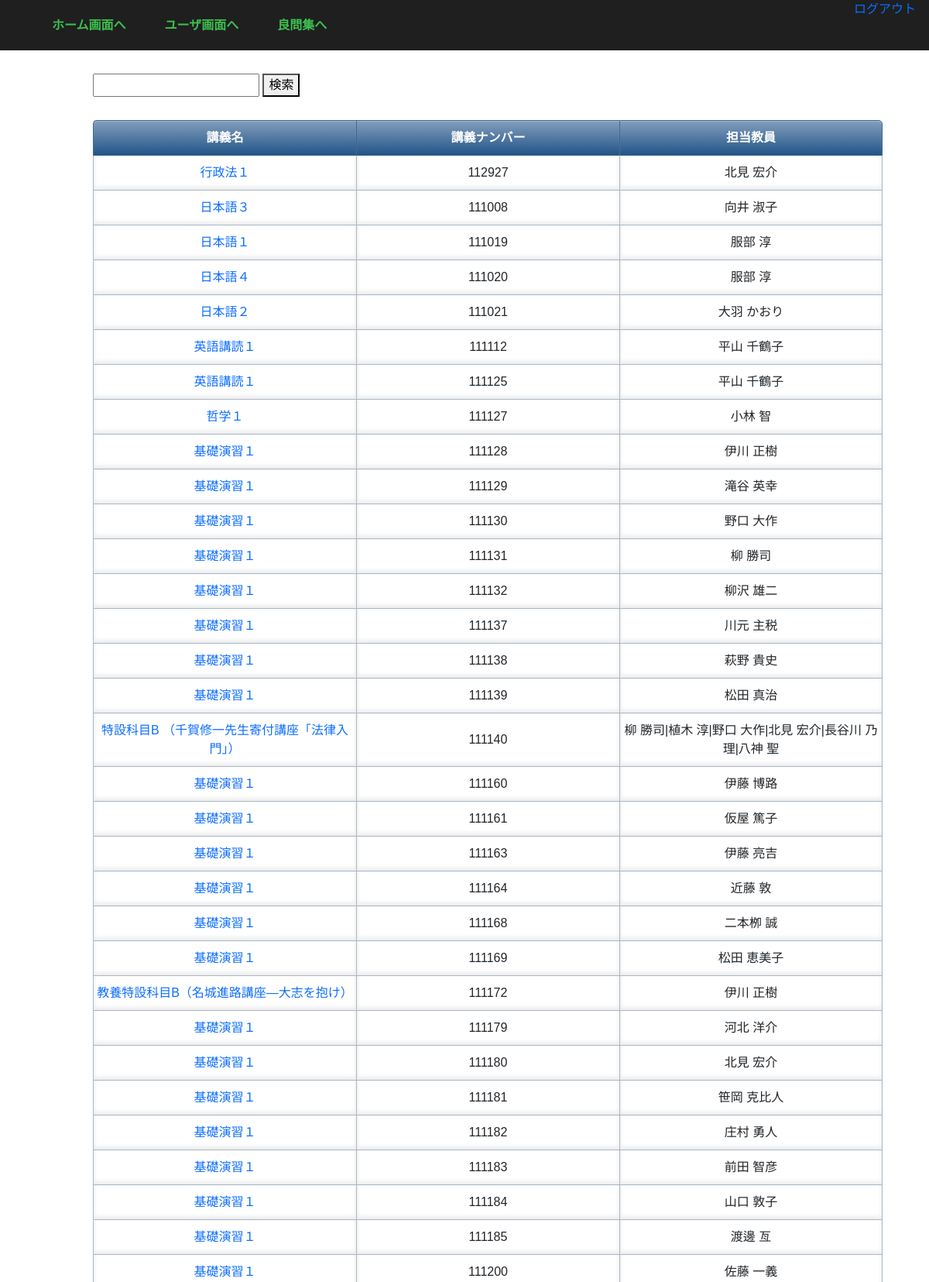
The page /questions/lecture_list/1 (signed in, upper part) on the database its author committed.
### questions/models.py (models this page shows, shortened)
class Lectures(models.Model):
    lecture = models.CharField(max_length=150)
    lecture_number = models.IntegerField()
    lecture_teacher = models.CharField(max_length=255)
    subject = models.ForeignKey(
        Subjects, on_delete=models.CASCADE
    )
    class Meta:
        db_table = 'lectures'
        verbose_name_plural = '講義名'

### questions/views.py (the view, shortened to what this page needs)
# urls.py: path('lecture_list/<int:subject_id>', LectureListView.as_view(), name='lecture_list'),
class LectureListView(LoginRequiredMixin, ListView):
    model = Lectures
    template_name = 'questions/lecture_list.html'
    def get_queryset(self):
        subject_id = self.kwargs['subject_id']
        queryset = Lectures.objects.filter(subject_id=subject_id)
        keyword = self.request.GET.get('keyword')
        return queryset
    def get_context_data(self, **kwargs):
        context = super().get_context_data(**kwargs)
        subject_id = int(self.kwargs['subject_id'])
        context['subject_id'] = subject_id
        return context

### templates/questions/lecture_list.html
{% extends 'base.html' %}
{% block content %}
<form method="GET" action="{% url 'questions:lecture_list' subject_id=subject_id %}">
  <div class="search-wrapper">
    <input type="text" name="keyword">
    <button type="submit">検索</button>
  </div>
</form>
<div class="lecture-wrapper">
  <table>
    <tr>
      <th>講義名</th>
      <th>講義ナンバー</th>
      <th>担当教員</th>
    </tr>
    {% for object in object_list %}
    <tr>
      <td><a href="{% url 'questions:question_list' object.id %}">{{ object.lecture }}</a></td>
      <td>{{ object.lecture_number }}</td>
      <td>{{ object.lecture_teacher }}</td>
    </tr>
    {% endfor %}
  </table>
</div>
{% endblock %}

### static/assets/css/base.css (style rules this page uses)
* { box-sizing: border-box; }
body { margin: 0; font-family: "メイリオ", "Meiryo", "ヒラギノ角ゴ Pro W3", "Hiragino Kaku Gothic Pro", "ＭＳ Ｐゴシック", sans-serif; }
a { text-decoration: none; }
.search-wrapper { margin-left: 10%; margin-right: 10%; margin-top: 30px; }
.lecture-wrapper { margin-left: 10%; margin-right: 5%; margin-top: 30px; }
table { width: 100%; border-collapse:separate; border-spacing: 0; }
table th:first-child { border-radius: 5px 0 0 0; }
table th:last-child { border-radius: 0 5px 0 0; border-right: 1px solid #3c6690; }
table th { text-align: center; color:white; background: linear-gradient(#829ebc,#225588); border-left: 1px solid #3c6690; border-top: 1px solid #3c6690; border-bottom: 1px solid #3c6690; box-shadow: 0px 1px 1px rgba(255,255,255,0.3) inset; width: 25%; padding: 10px 0; }
table td { text-align: center; border-left: 1px solid #a8b7c5; border-bottom: 1px solid #a8b7c5; border-top:none; box-shadow: 0px -3px 5px 1px #eee inset; width: 25%; padding: 10px 0; }
table td:last-child { border-right: 1px solid #a8b7c5; }

### rows shown on the page
Lectures: lecture "行政法１", lecture_number "112927", lecture_teacher "北見 宏介"
Lectures: lecture "日本語３", lecture_number "111008", lecture_teacher "向井 淑子"
Lectures: lecture "日本語１", lecture_number "111019", lecture_teacher "服部 淳"
Lectures: lecture "日本語４", lecture_number "111020", lecture_teacher "服部 淳"
Lectures: lecture "日本語２", lecture_number "111021", lecture_teacher "大羽 かおり"
Lectures: lecture "英語講読１", lecture_number "111112", lecture_teacher "平山 千鶴子"
Lectures: lecture "英語講読１", lecture_number "111125", lecture_teacher "平山 千鶴子"
Lectures: lecture "哲学１", lecture_number "111127", lecture_teacher "小林 智"
Lectures: lecture "基礎演習１", lecture_number "111128", lecture_teacher "伊川 正樹"
Lectures: lecture "基礎演習１", lecture_number "111129", lecture_teacher "滝谷 英幸"
Lectures: lecture "基礎演習１", lecture_number "111130", lecture_teacher "野口 大作"
Lectures: lecture "基礎演習１", lecture_number "111131", lecture_teacher "柳 勝司"
Lectures: lecture "基礎演習１", lecture_number "111132", lecture_teacher "柳沢 雄二"
Lectures: lecture "基礎演習１", lecture_number "111137", lecture_teacher "川元 主税"
Lectures: lecture "基礎演習１", lecture_number "111138", lecture_teacher "萩野 貴史"
Lectures: lecture "基礎演習１", lecture_number "111139", lecture_teacher "松田 真治"
Lectures: lecture "特設科目B （千賀修一先生寄付講座「法律入門」）", lecture_number "111140", lecture_teacher "柳 勝司|植木 淳|野口 大作|北見 宏介|長谷川 乃理|八神 聖"
Lectures: lecture "基礎演習１", lecture_number "111160", lecture_teacher "伊藤 博路"
Lectures: lecture "基礎演習１", lecture_number "111161", lecture_teacher "仮屋 篤子"
Lectures: lecture "基礎演習１", lecture_number "111163", lecture_teacher "伊藤 亮吉"
Lectures: lecture "基礎演習１", lecture_number "111164", lecture_teacher "近藤 敦"
Lectures: lecture "基礎演習１", lecture_number "111168", lecture_teacher "二本栁 誠"
Lectures: lecture "基礎演習１", lecture_number "111169", lecture_teacher "松田 恵美子"
Lectures: lecture "教養特設科目B（名城進路講座―大志を抱け）", lecture_number "111172", lecture_teacher "伊川 正樹"
Lectures: lecture "基礎演習１", lecture_number "111179", lecture_teacher "河北 洋介"
Lectures: lecture "基礎演習１", lecture_number "111180", lecture_teacher "北見 宏介"
Lectures: lecture "基礎演習１", lecture_number "111181", lecture_teacher "笹岡 克比人"
Lectures: lecture "基礎演習１", lecture_number "111182", lecture_teacher "庄村 勇人"
Lectures: lecture "基礎演習１", lecture_number "111183", lecture_teacher "前田 智彦"
Lectures: lecture "基礎演習１", lecture_number "111184", lecture_teacher "山口 敦子"
Lectures: lecture "基礎演習１", lecture_number "111185", lecture_teacher "渡邊 亙"
Lectures: lecture "基礎演習１", lecture_number "111200", lecture_teacher "佐藤 一義"
